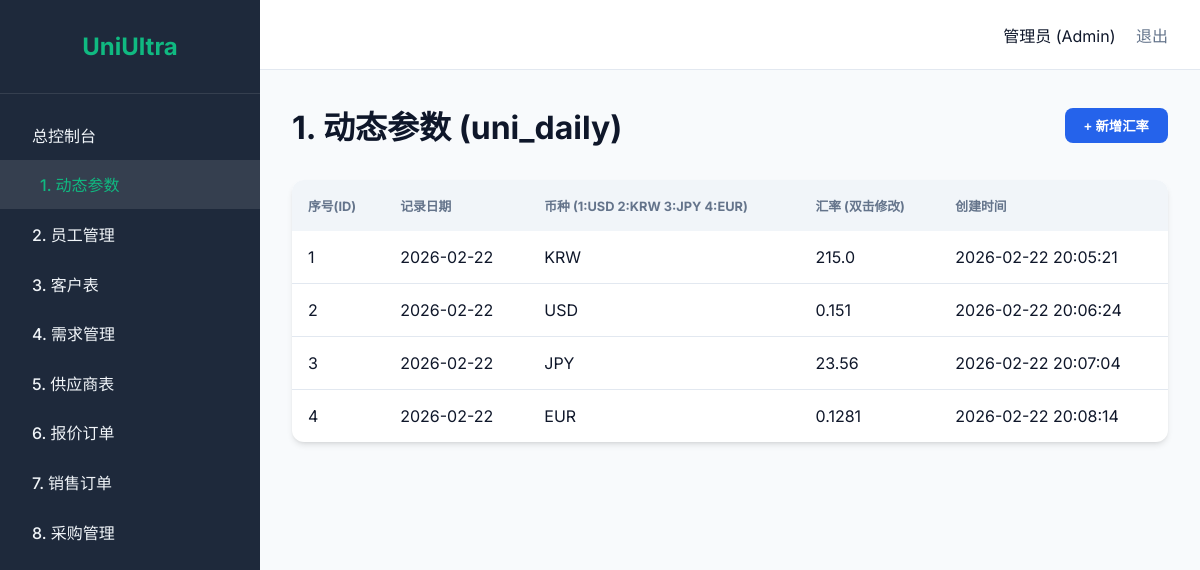
Screenshot of /daily (signed in) with the database file from the repository.
### tables this page shows
CREATE TABLE uni_daily (
        id INTEGER PRIMARY KEY AUTOINCREMENT,
        record_date TEXT NOT NULL,
        currency_code INTEGER NOT NULL,
        exchange_rate REAL NOT NULL,
        created_at DATETIME DEFAULT (datetime('now', 'localtime')),
        UNIQUE(record_date, currency_code)
    );

### main.py (the view)
@app.get("/daily", response_class=HTMLResponse)
async def daily_page(request: Request, page: int = 1, current_user: dict = Depends(login_required)):
    items, total = get_daily_list(page=page)
    return templates.TemplateResponse("daily.html", {
        "request": request,
        "active_page": "daily",
        "current_user": current_user,
        "items": items,
        "total": total,
        "page": page
    })

### templates/daily.html (shortened to what this page needs)
{% extends "layout.html" %}
{% block content %}
<div style="display: flex; justify-content: space-between; align-items: center; margin-bottom: 2rem;">
    <h1>1. 动态参数 (uni_daily)</h1>
    <button class="btn btn-primary" onclick="toggleAddForm()">+ 新增汇率</button>
</div>
<div class="table-container">
    <table>
        <thead>
            <tr>
                <th>序号(ID)</th>
                <th>记录日期</th>
                <th>币种 (1:USD 2:KRW 3:JPY 4:EUR)</th>
                <th>汇率 (双击修改)</th>
                <th>创建时间</th>
            </tr>
        </thead>
        <tbody>
            {% for item in items %}
            <tr>
                <td>{{ item.id }}</td>
                <td>{{ item.record_date }}</td>
                <td>
                    {% if item.currency_code == 1 %}USD{% elif item.currency_code == 2 %}KRW{% elif item.currency_code
                    == 3 %}JPY{% elif item.currency_code == 4 %}EUR{% else %}{{ item.currency_code }}{% endif %}
                </td>
                <td ondblclick="makeEditable(this, {{ item.id }})">{{ item.exchange_rate }}</td>
                <td>{{ item.created_at }}</td>
            </tr>
            {% endfor %}
        </tbody>
    </table>
</div>
{% endblock %}

### static/style.css (style rules this page uses)
:root { --primary: #2563eb; --primary-hover: #1d4ed8; --secondary: #64748b; --bg-main: #f8fafc; --bg-side: #1e293b; --text-main: #0f172a; --text-side: #f1f5f9; --accent: #10b981; --card-bg: #ffffff; --border: #e2e8f0; --shadow: 0 4px 6px -1px rgb(0 0 0 / 0.1), 0 2px 4px -2px rgb(0 0 0 / 0.1); --radius: 12px; }
* { box-sizing: border-box; margin: 0; padding: 0; }
body { font-family: 'Inter', 'Outfit', sans-serif; background-color: var(--bg-main); color: var(--text-main); display: flex; height: 100vh; }
.table-container { background: var(--card-bg); border-radius: var(--radius); overflow: hidden; box-shadow: var(--shadow); }
table { width: 100%; border-collapse: collapse; }
th { background-color: #f1f5f9; padding: 1rem; text-align: left; font-size: 0.8rem; text-transform: uppercase; color: var(--secondary); }
td { padding: 1rem; border-bottom: 1px solid var(--border); }
tr:last-child td { border-bottom: none; }
.btn { padding: 0.5rem 1.2rem; border-radius: 8px; border: none; cursor: pointer; font-weight: 600; transition: 0.2s; }
.btn-primary { background-color: var(--primary); color: white; }

### rows the page displays
uni_daily: id "1", record_date "2026-02-22", currency_code "KRW", exchange_rate "215.0", created_at "2026-02-22 20:05:21"
uni_daily: id "2", record_date "2026-02-22", currency_code "USD", exchange_rate "0.151", created_at "2026-02-22 20:06:24"
uni_daily: id "3", record_date "2026-02-22", currency_code "JPY", exchange_rate "23.56", created_at "2026-02-22 20:07:04"
uni_daily: id "4", record_date "2026-02-22", currency_code "EUR", exchange_rate "0.1281", created_at "2026-02-22 20:08:14"
